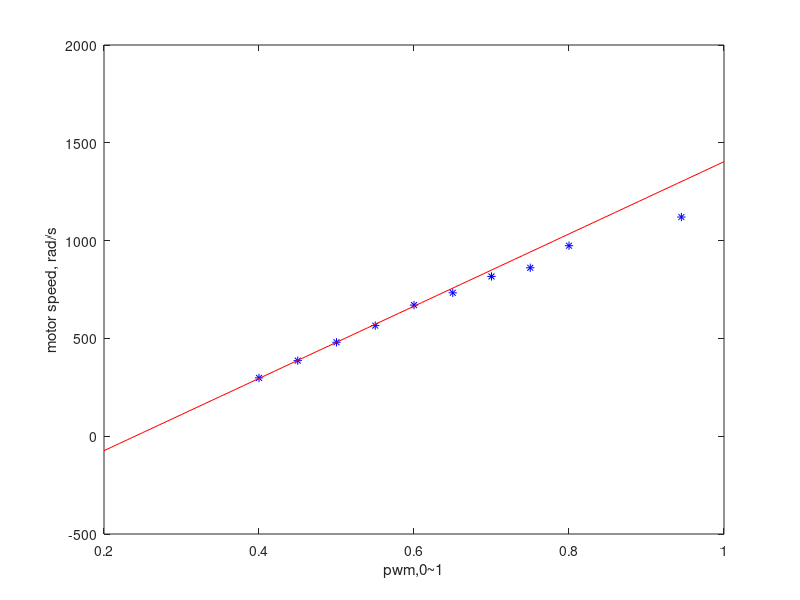
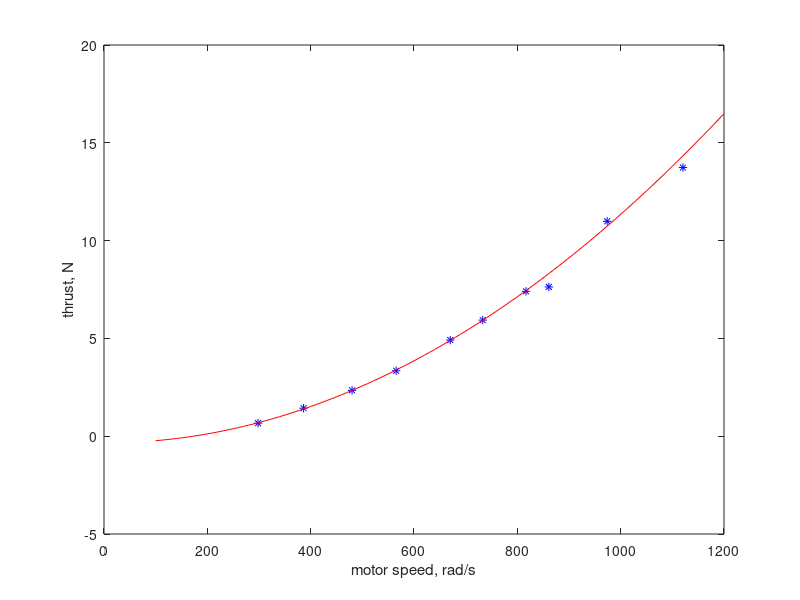

Recreate these plots in MATLAB, in order.

data = load('motor.txt')
% convert rpm to rad/s
data(:,3) = data(:,3)./9.5492965964254;
% convert thrust from gram to N
data(:,4) = data(:,4)./1000*9.81;
% convert pwm from 1000~2000 to 0~1
data(:,2) = (data(:,2)-1000).*1e-3;

figure;
plot(data(:,2), data(:,3), 'b*');
p=polyfit(data(1:5,2),data(1:5,3),1);
x = 0.2:0.01:1;
y = p(1)*x+p(2);
hold on;
plot(x,y,'r-')
xlabel('pwm,0~1');
ylabel('motor speed, rad/s');

k = p(1)
p = p(2)

figure;
plot(data(:,3), data(:,4), 'b*');
p=polyfit(data(1:5,3),data(1:5,4),2);
x = 100:10:1200;
y = p(1)*x.^2+p(2)*x+p(3);
hold on;
plot(x,y,'r-')
xlabel('motor speed, rad/s');
ylabel('thrust, N');

cT = p(1)